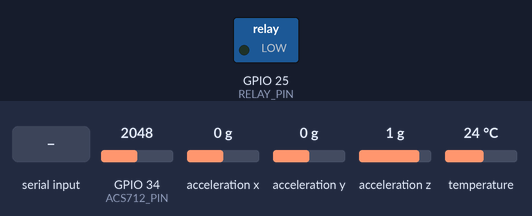
Simulated run of this sketch. Board: ESP32. On the bench: switched loads named in the sketch (green lamp = pin HIGH). The test bench sets the inputs (shaded band); at power-on: acceleration x 0 g, acceleration y 0 g, GPIO 34 (ACS712_PIN) = 2048, acceleration z 1 g, temperature 24 °C. What the sketch prints to the serial monitor is not drawn.

Above: at 1.5 s.
1.6 s: acceleration x set to -1.4 g
5.1 s: acceleration y set to -1.4 g
8.8 s: "1" received over Serial
At 14.8 s:
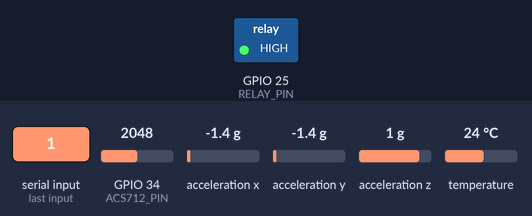
Timing chart, 0 to 16.3 s (numbered marks = the images above; inputs shaded):
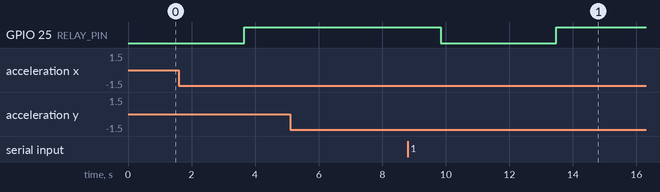

The sketch:

edgeguard_esp32.ino
```cpp
#include <Wire.h>
#include <Adafruit_Sensor.h>
#include <Adafruit_ADXL345_U.h>
#include <OneWire.h>
#include <DallasTemperature.h>
#include <ArduinoJson.h>

// PIN DEFINITIONS
#define DS18B20_PIN 4
#define ACS712_PIN 34
#define RELAY_PIN 25

// THRESHOLDS FOR LOCAL PROTECTION
#define FAULT_TEMP 75.0
#define FAULT_CURRENT 2.5
#define FAULT_VIB_RMS 0.75

// SENSOR OBJECTS
Adafruit_ADXL345_Unified accel = Adafruit_ADXL345_Unified(12345);
OneWire oneWire(DS18B20_PIN);
DallasTemperature tempSensor(&oneWire);

// STATE VARIABLES
bool motorRunning = true;
int faultCounter = 0;
const int SAMPLES_PER_PACKET = 64;

void setup() {
  Serial.begin(115200);

  pinMode(RELAY_PIN, OUTPUT);
  digitalWrite(RELAY_PIN, LOW); // Relay ON (Active Low module)
  motorRunning = true;

  tempSensor.begin();
  if(!accel.begin()) {
    Serial.println("{\"error\":\"ADXL345 not found\"}");
    while(1);
  }
  accel.setRange(ADXL345_RANGE_2_G);
}

void loop() {
  // 1. Handle incoming serial commands
  if (Serial.available() > 0) {
    char cmd = Serial.read();
    if (cmd == '1') {
      digitalWrite(RELAY_PIN, LOW);
      motorRunning = true;
      faultCounter = 0;
    } else if (cmd == '0') {
      digitalWrite(RELAY_PIN, HIGH);
      motorRunning = false;
    }
  }

  // 2. Read Temperature
  tempSensor.requestTemperatures();
  float temperature = tempSensor.getTempCByIndex(0);

  // 3. Read Current (Assuming 5V -> 1.8k/3.3k voltage divider -> 3.3V ADC)
  long adc_sum = 0;
  for(int i=0; i<20; i++){
    adc_sum += analogRead(ACS712_PIN);
    delay(1);
  }
  float avg_adc = adc_sum / 20.0;
  float voltage = (avg_adc / 4095.0) * 3.3;

  // Scaled calculation for 20A module through voltage divider
  float current = abs((voltage - 1.61) / 0.066);
  if(current < 0.05) current = 0.0;

  // 4. Capture Vibration Waveform
  float waveform[SAMPLES_PER_PACKET];
  float sum_sq = 0;

  for(int i = 0; i < SAMPLES_PER_PACKET; i++) {
    sensors_event_t event;
    accel.getEvent(&event);
    float mag = sqrt(pow(event.acceleration.x, 2) + pow(event.acceleration.y, 2) + pow(event.acceleration.z, 2)) / 9.81;
    waveform[i] = mag;
    sum_sq += pow(mag, 2);
    delay(5);
  }

  float vib_rms = sqrt(sum_sq / SAMPLES_PER_PACKET);

  // 5. Local Hardware Protection Interlock
  if (temperature >= FAULT_TEMP || current >= FAULT_CURRENT || vib_rms >= FAULT_VIB_RMS) {
    faultCounter++;
    if (faultCounter >= 3) {
      digitalWrite(RELAY_PIN, HIGH); // Trip Relay
      motorRunning = false;
    }
  } else {
    faultCounter = 0;
  }

  // 6. Construct and send JSON packet
  StaticJsonDocument<1024> doc;
  doc["timestamp"] = millis();
  doc["temperature"] = temperature;
  doc["current"] = current;
  doc["vibration_rms"] = vib_rms;
  doc["motor_state"] = motorRunning ? 1 : 0;

  JsonArray waveArray = doc.createNestedArray("waveform");
  for(int i=0; i<SAMPLES_PER_PACKET; i++) {
    waveArray.add(waveform[i]);
  }

  String output;
  serializeJson(doc, output);
  Serial.println(output);
}
```

Measured:
- after the input at 5.1 s, every drawn part: stays the same
- after the input at 8.8 s, GPIO 25 (RELAY_PIN): HIGH → LOW after 1.0 s, → HIGH 3.6 s later
